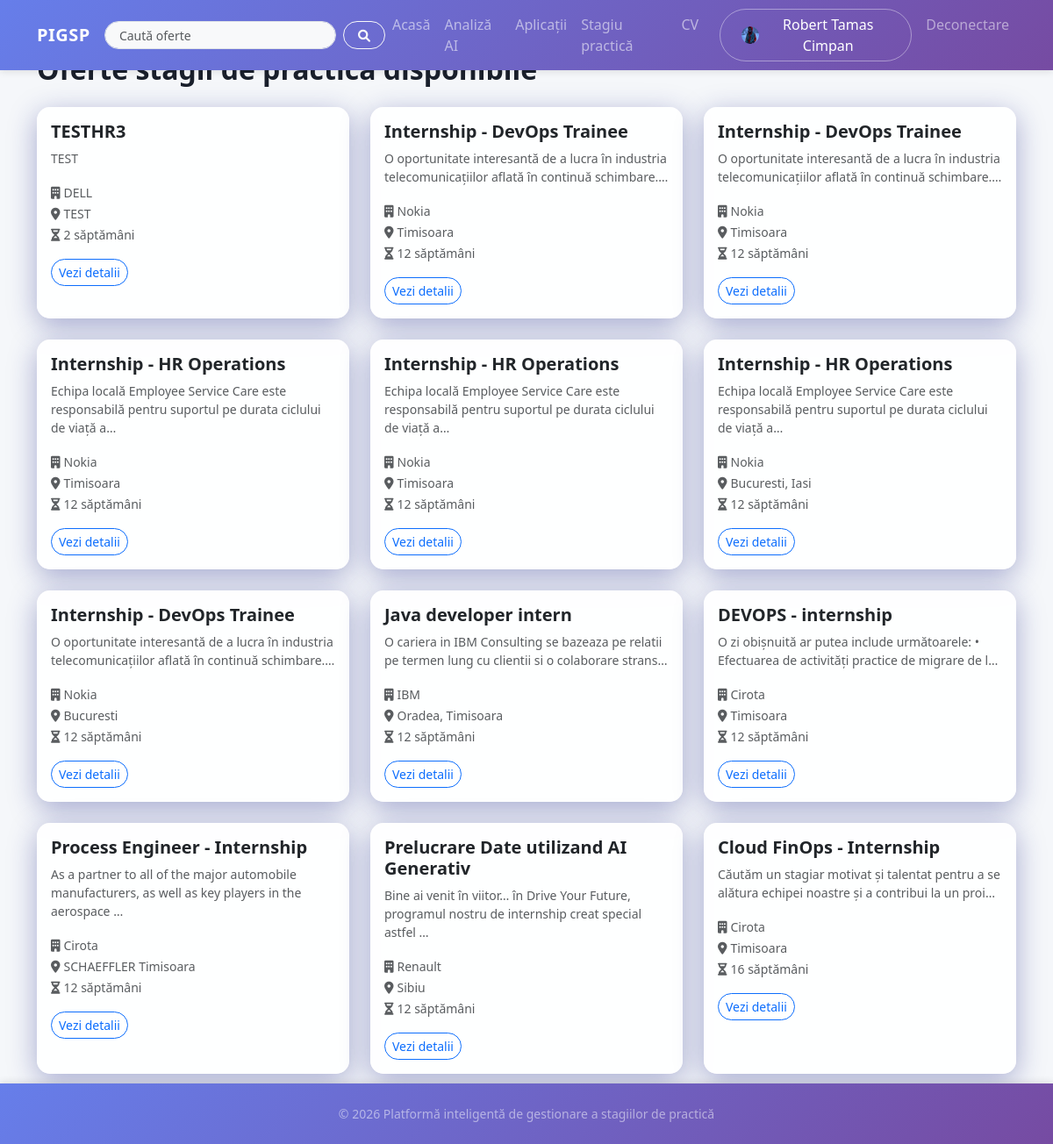
The app's page / (signed in), older data.
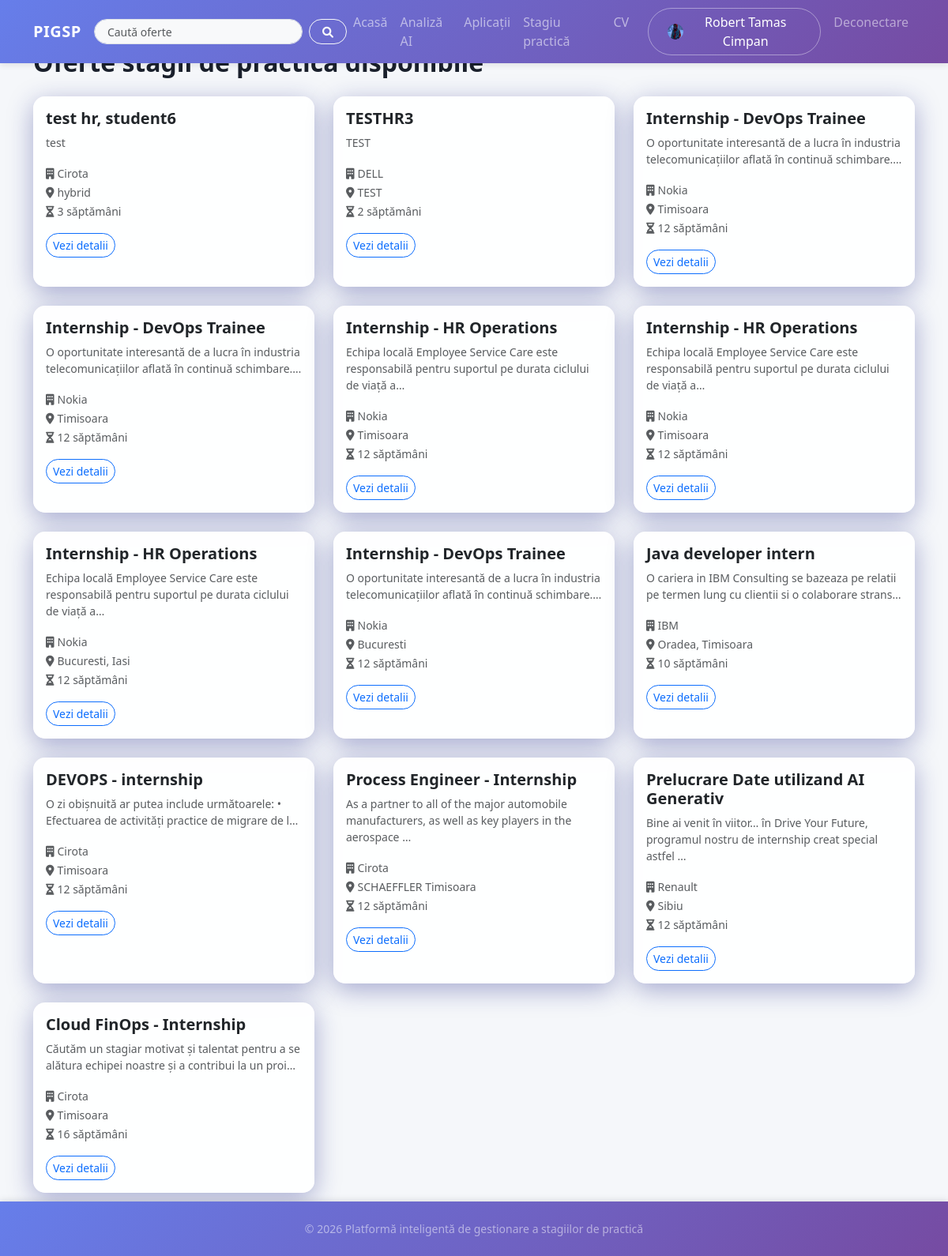
The same page, newer data.
### main/models.py (models this page shows, shortened)
class InternshipOffer(models.Model):
    company = models.ForeignKey(
        User,
        on_delete=models.CASCADE,
        limit_choices_to={"role": "company"},
        related_name="internship_offers",
    )
    title = models.CharField(max_length=255)
    description = models.TextField()
    requirements = models.TextField(blank=True)
    location = models.CharField(max_length=255, blank=True)
    duration_weeks = models.IntegerField(default=12)
    start_date = models.DateField(null=True, blank=True)
    is_active = models.BooleanField(default=True)
    created_at = models.DateTimeField(auto_now_add=True)
    updated_at = models.DateTimeField(auto_now=True)
    class Meta:
        ordering = ["-created_at"]
        verbose_name = "Ofertă de stagiu"
        verbose_name_plural = "Oferte de stagiu"

### accounts/models.py (models this page shows, shortened)
class User(AbstractUser):
    username_validator = UnicodeUsernameValidator()
    ROLE_CHOICES = [
        ("student", "Student"),
        ("company", "Companie"),
    ]
    username = models.CharField(
        "username",
        max_length=30,
        unique=True,
        help_text="30 de caractere sau mai puțin. Doar litere, cifre și @/./+/-/_ .",
        validators=[username_validator],
        error_messages={
            "unique": "Un utilizator cu acest nume există deja.",
        },
    )
    role = models.CharField(max_length=20, choices=ROLE_CHOICES, default="student")
    phone_number = models.CharField(max_length=15, blank=False, null=True, default=None)
    birth_date = models.DateField(null=True, blank=True)
    profile_picture = models.ImageField(
        upload_to="profile_pictures/", null=True, blank=True
    )
    class Meta:
        db_table = "auth_user"
        verbose_name = "Utilizator"
        verbose_name_plural = "Utilizatori"
    def is_student(self):
        return self.role == "student"

class CompanyProfile(models.Model):
    user = models.OneToOneField(
        User, on_delete=models.CASCADE, related_name="company_profile"
    )
    company_name = models.CharField(max_length=255)
    domain = models.CharField(max_length=50, choices=DOMAIN_CHOICES, default="altele")
    industry = models.CharField(max_length=255, blank=True)
    website = models.URLField(blank=True)
    address = models.TextField(blank=True)
    contact_person = models.CharField(max_length=255, blank=True)
    contact_phone = models.CharField(max_length=20, blank=True)
    created_at = models.DateTimeField(auto_now_add=True)
    class Meta:
        verbose_name = "Profil companie"
        verbose_name_plural = "Profile companii"

### main/views.py (the view)
def home(request):
    q = (request.GET.get("q") or "").strip()
    offers = InternshipOffer.objects.filter(is_active=True)
    if q:
        offers = offers.filter(
            Q(title__icontains=q)
            | Q(description__icontains=q)
            | Q(company__company_profile__company_name__icontains=q)
        ).distinct()
    offers = offers.order_by("-created_at")
    context = {
        "offers": offers,
        "q": q,
    }
    return render(request, "main/home.html", context)

### templates/main/home.html (shortened to what this page needs)
{% extends 'base.html' %}
{% block content %}
    <h2 class="mb-4">Oferte stagii de practică disponibile</h2>
    {% if offers %}
        <div class="row g-4">
            {% for offer in offers %}
                <div class="col-md-6 col-lg-4">
                    <div class="card h-100 border-0">
                        <div class="card-body">
                            <h5 class="card-title fw-bold">{{ offer.title }}</h5>
                            <p class="card-text text-muted small mb-3">{{ offer.description|truncatechars:100 }}</p>
                            <div class="mb-3">
                                <small class="text-muted"><i class="fas fa-building me-1"></i>{{ offer.company.company_profile.company_name }}</small><br>
                                <small class="text-muted"><i class="fas fa-map-marker-alt me-1"></i>{{ offer.location|default:"Nespecificată" }}</small><br>
                                <small class="text-muted"><i class="fas fa-hourglass-half me-1"></i>{{ offer.duration_weeks }} săptămâni</small>
                            </div>
                            <a href="{% url 'offer_details' offer.pk %}" class="btn btn-sm btn-outline-primary rounded-pill">Vezi detalii</a>
                        </div>
                    </div>
                </div>
            {% endfor %}
        </div>
    {% else %}
        <div class="empty-state-centered">
            <p class="text-muted">Nu există oferte de stagii de practică disponibile în acest moment.</p>
        </div>
    {% endif %}
{% endblock %}

Row changes from the older to the newer data that the page shows:
added InternshipOffer: title "test hr, student6", description "test", company.company_profile.company_name "Cirota", location "hybrid", duration_weeks "3"
changed InternshipOffer "Java developer intern": duration_weeks "12" → "10"
